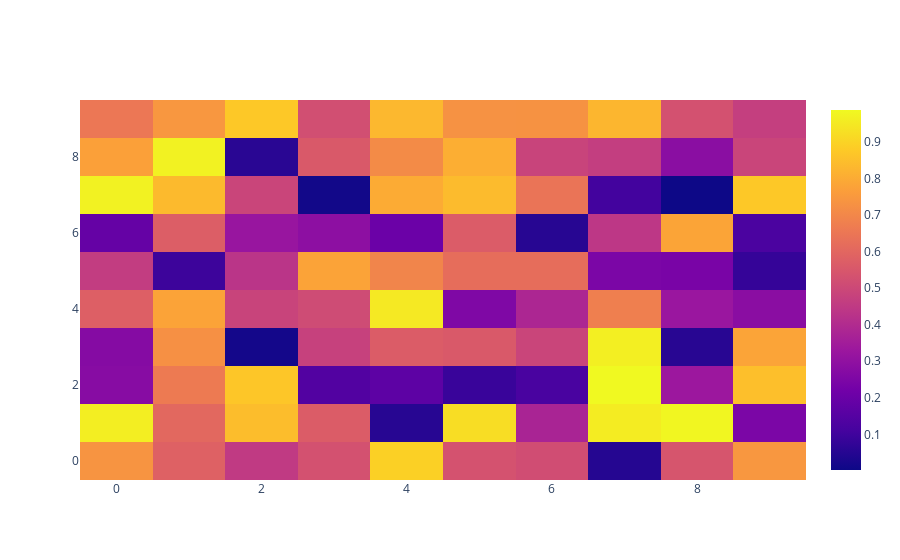

Notebook code for this chart:
### Code cell
#heatmap with 10 by 10 random number by plotly also use go.heatmap
import plotly.graph_objects as go
import numpy as np

# Generate random numbers
data = np.random.rand(10, 10)

# Create heatmap using go.Heatmap
heatmap = go.Heatmap(z=data)

# Create figure and add heatmap
fig = go.Figure(data=heatmap)

# Show plot
fig.show()
